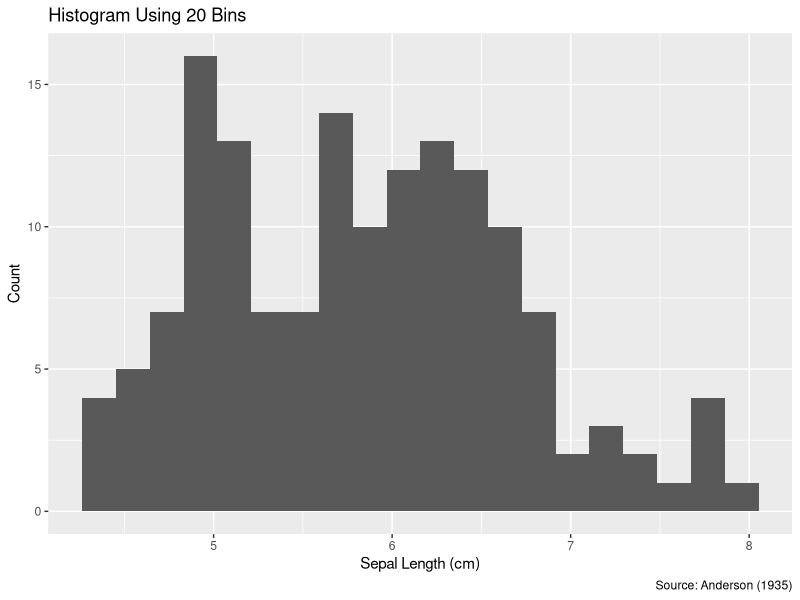
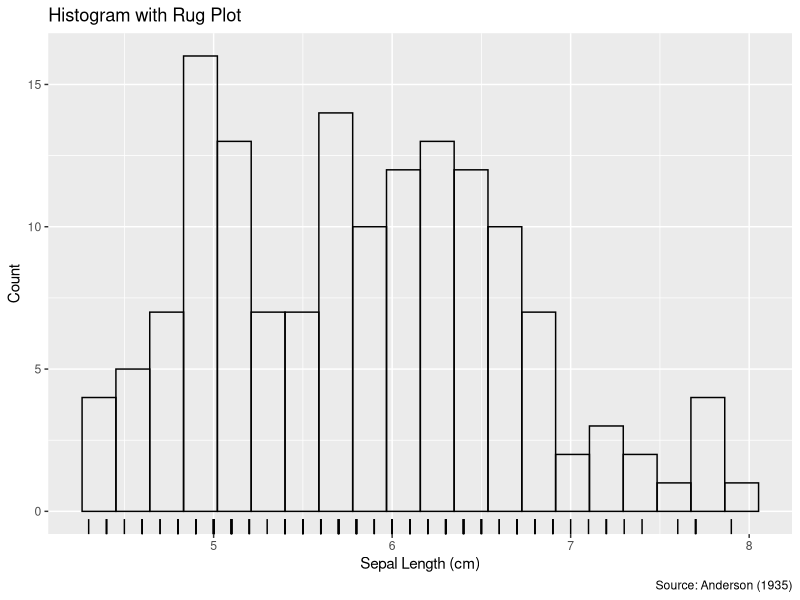
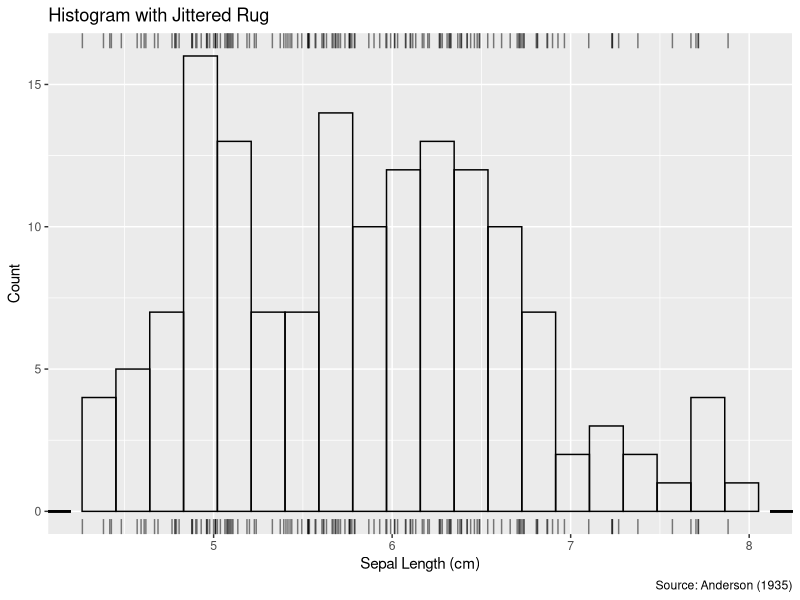
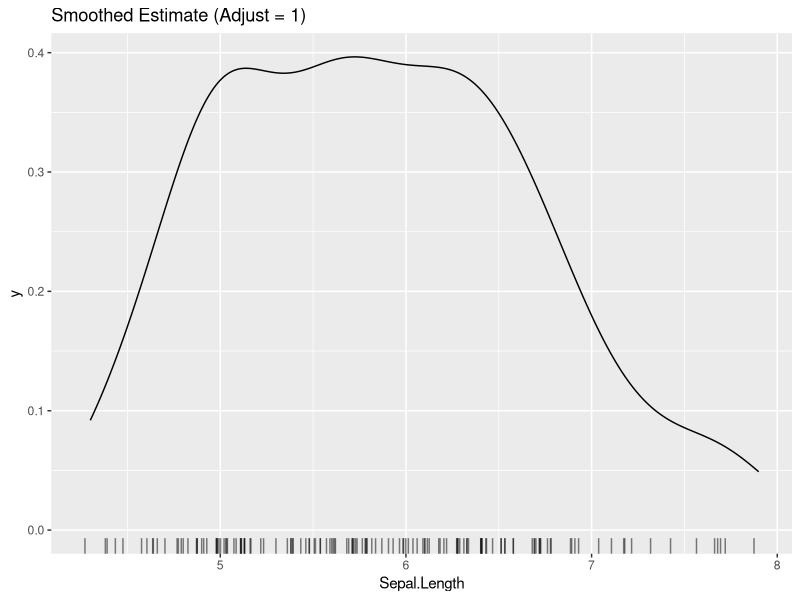
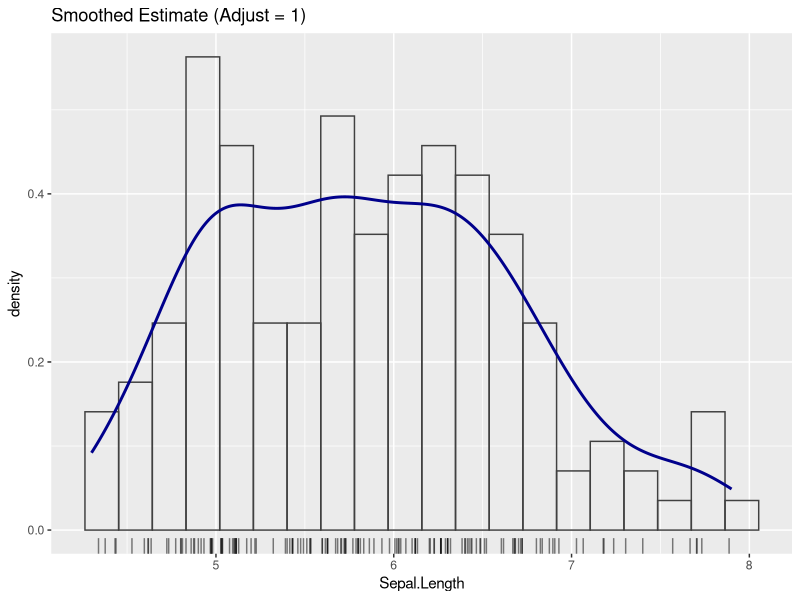
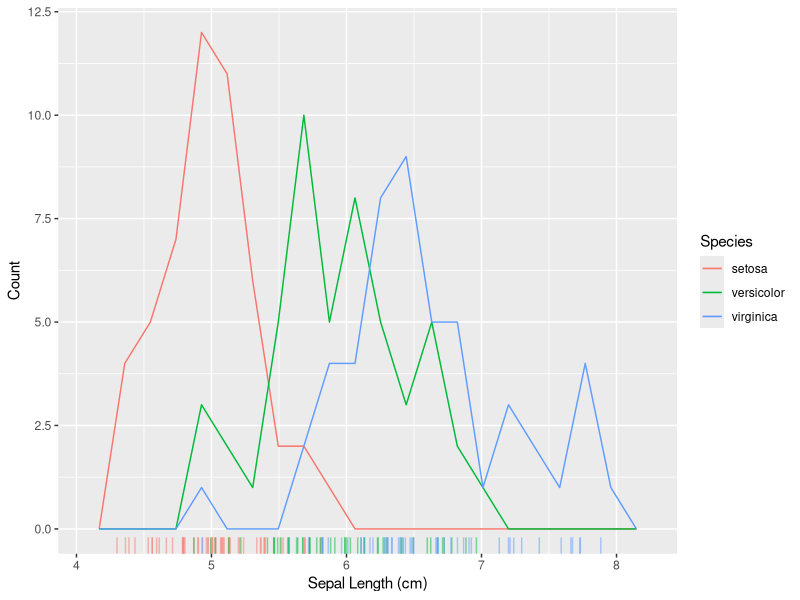
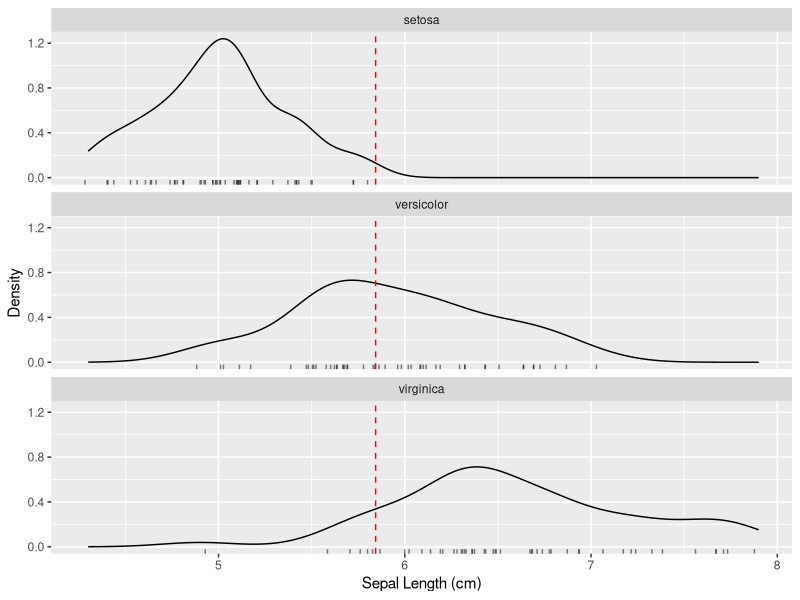

Reproduce these figures in R, in order.
## ---- chunk 1
library(ggplot2)
library(dplyr)
library(tidyverse)
## ---- chunk 2
gg_hist_bins <- function(n_bins) {
  ggplot(iris, aes(x = .data$Sepal.Length)) + # lintr requires .data
    geom_histogram(bins = n_bins) +
    labs(
      x = "Sepal Length (cm)",
      y = "Count", 
      title = str_c("Histogram Using ", n_bins, " Bins"),
      caption = "Source: Anderson (1935)"
    )
}

gg_color_hist <- function(n_bins, arg_fill = NA, arg_color = "black") {
  ggplot(iris, aes(x = .data$Sepal.Length)) +
    geom_histogram(bins = n_bins, fill = arg_fill, color = arg_color) +
    labs(
      x = "Sepal Length (cm)",
      y = "Count", 
      title = str_c("Histogram Using ", n_bins, " Bins"),
      caption = "Source: Anderson (1935)"
    )
}
## ---- chunk 3
gg_hist_bins(20)
## ---- chunk 4
gg_color_hist(20) +
  geom_rug() +
  labs(title = "Histogram with Rug Plot")
## ---- chunk 5
gg_color_hist(20) +
  geom_rug(
    aes(y = 0), # we did not specify y in aes() in gg_color_hist()
    position = position_jitter(height = 0),
    alpha = 0.5,
    sides = "lrbt" # "b" for bottom, l = left, r = right, t = top
  ) +
  labs(title = "Histogram with Jittered Rug")
## ---- chunk 6
ggplot(iris, aes(Sepal.Length)) +
  geom_density() +
  geom_rug(
    aes(y = 0),
    position = position_jitter(height = 0),
    alpha = 0.5,
    sides = "b"
  ) +
  labs(title = "Smoothed Estimate (Adjust = 1)")
## ---- chunk 7
# after_stat(density), after_stat(count)
ggplot(iris, aes(Sepal.Length)) +
  geom_histogram(aes(y = after_stat(density)), bins = 20, fill = NA, color = "gray25") +
  geom_density(color = "darkblue", linewidth = 1) +
  geom_rug(
    aes(y = 0),
    position = position_jitter(height = 0),
    alpha = 0.5,
    sides = "b" # "b" for bottom
  ) +
  labs(title = "Smoothed Estimate (Adjust = 1)")
## ---- chunk 8
ggplot(iris, aes(.data$Sepal.Length, color = Species)) +
    geom_freqpoly(bins = 20) +
    geom_rug(aes(y = 0), position = position_jitter(height = 0), alpha = 0.5, sides = "b") +
    labs(x = "Sepal Length (cm)", y = "Count")
## ---- chunk 9
ggplot(iris, aes(Sepal.Length)) +
  geom_density() +
  facet_wrap(vars(Species), ncol = 1) +
  geom_rug(aes(y = 0), position = position_jitter(height = 0), alpha = 0.5, sides = "b") +
  geom_vline(aes(xintercept = mean(Sepal.Length)), color = "red", linetype = "dashed") +
  labs(x = "Sepal Length (cm)", y = "Density")
